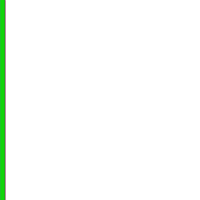
Frame 1 (no input)
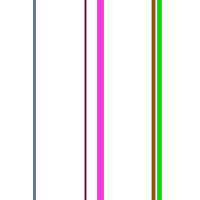
Frame 60 (the mouse pressed at the canvas centre just before this capture)
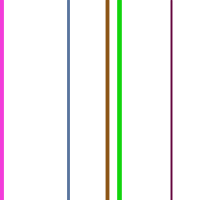
Frame 120 (the mouse held since frame 60 and released just before this capture)

The Processing sketch that drew these frames (run headless with seeded random() and noise(); from frame 60 on, the mouse is pressed at the canvas centre):

// Processing sketch: basics_09_objects
// ── basics_09_objects.pde
// now our array is not storing numbers but lines directly
// we can define new custom types like this via classes
Line[] lines = new Line[5];

void setup() {
  size(200, 200);
  // create instances of our new Line class
  for(int i = 0; i < lines.length; i++) {
    lines[i] = new Line();
  }
}

void draw() {
  background(255);
  // now we loop over all array entries
  for(int i = 0; i < lines.length; i++) {
    lines[i].update();
    lines[i].draw();
  }
}


// ── line.pde
class Line {
  float position;
  float weight;
  float speed;
  color col;

  Line() {
    weight = random(1,10);
    speed = random(0.5, 5);
    col = color(random(255), random(255), random(255));
  }

  void update() {
    position += speed;
    position %= width;
  }

  void draw() {
    strokeWeight(weight);
    stroke(col);
    line(position, 0, position, height);
  }
}
